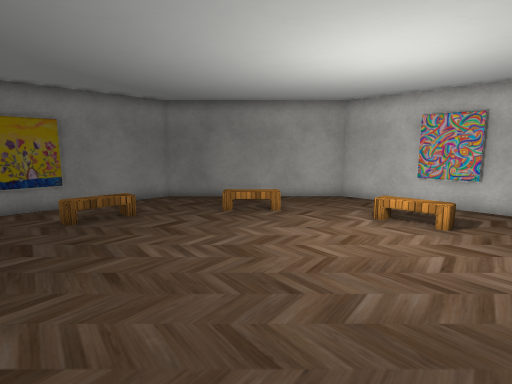
[1] (above)

12 first-person views from a walk through a Unity game level. The camera is 1.5 m above the floor, tilts 8° down and sees 80° across. The floor is counted in squares, 0.6 m on a side. Each view is taken from the middle of a square. On the plan, view 1 faces up. The plan holds only what a view shows up to about 19 squares ahead; the rest is blank. The place goes on beyond the plan. The terrain is drawn as flat ground. The player is left out. Some surface patterns are stand-ins.

[2]
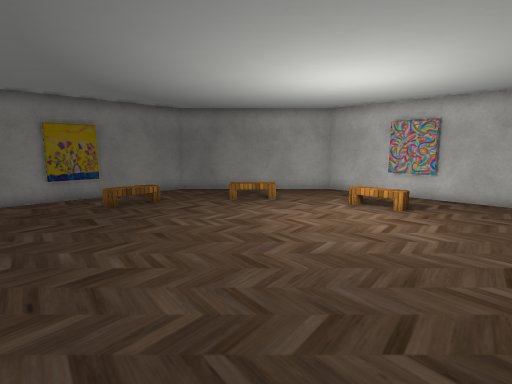

[3]
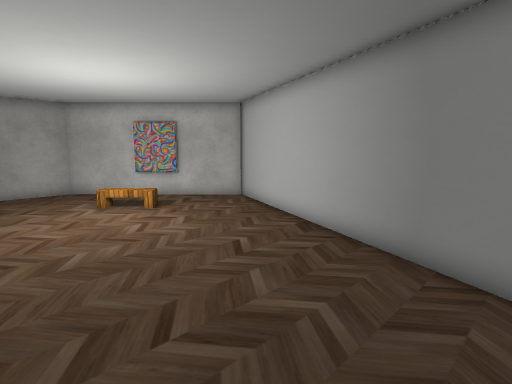

[4]
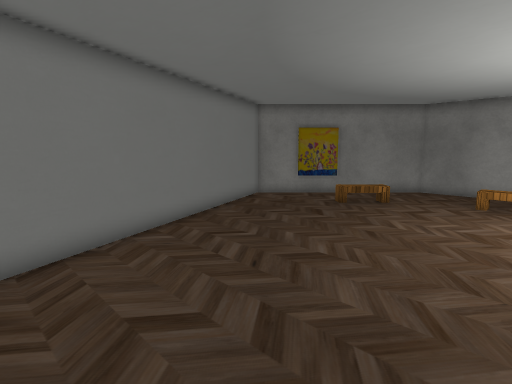

[5]
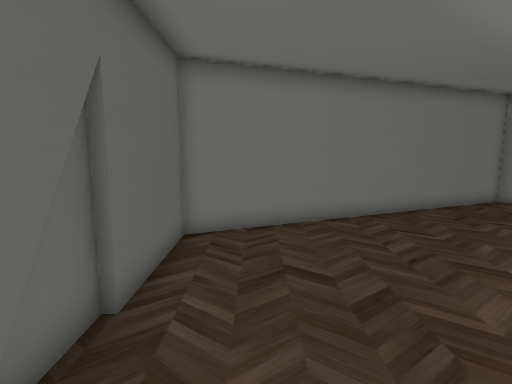

[6]
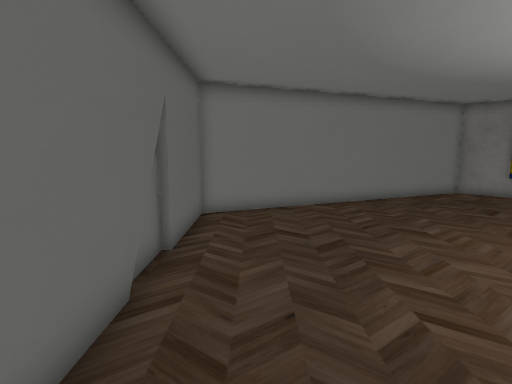

[7]
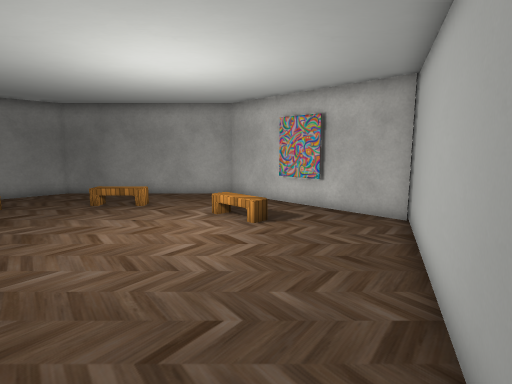

[8]
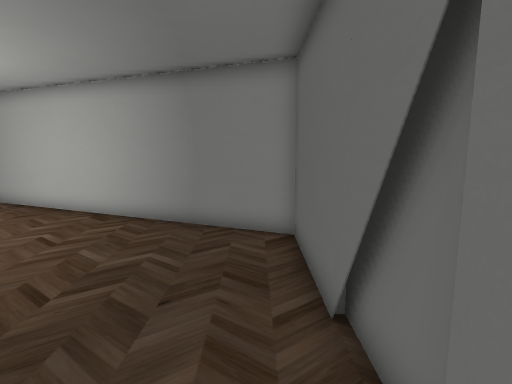

[9]
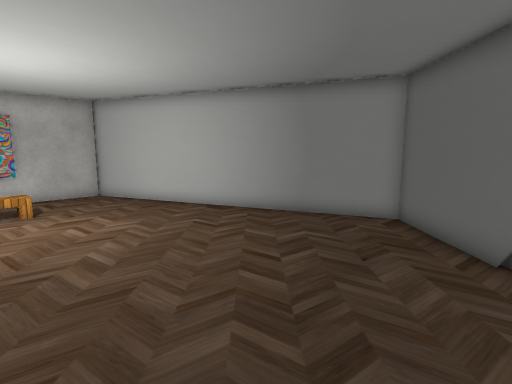

[10]
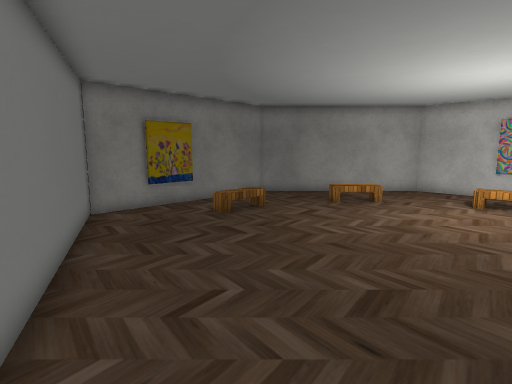

[11]
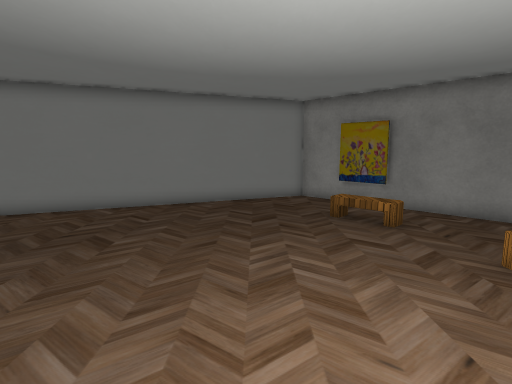

[12]
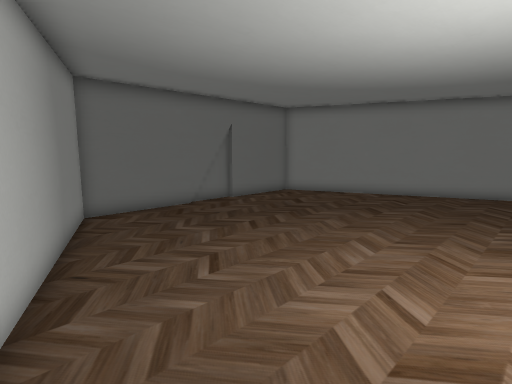

### Floor plan
Key: @ floor where view 1 was taken; # wall or solid block; . floor; O other object.
Columns run from 11 left of view 1 to 11 right of it. Each row starts with its distance up from view 1.
 16      #############
 15     ##...........##
 14    ##.............#
 13    #......OOO.....##
 12   ##...............###
 11 ###..O..........O....##
 10 #................O....#
  9 #.....................#
  8 #.....................#
  7 ##...................##
  6  #...................#
  5  ##.................##
  4   #.................#
  3   #.................#
  2   ##...............##
  1    #...............#
  0    ##......@......##
 -1     #.............#
 -2     #.............#
 -3     ##...........##
 -4      #############

Where each view was taken, in squares from view 1:
view 1: 0 up, 0 right, facing up
view 2: 3 down, 0 right, facing up
view 3: 3 down, 0 right, facing up-right
view 4: 3 down, 1 right, facing up-left
view 5: 2 down, 3 right, facing left
view 6: 2 down, 6 right, facing left
view 7: 1 down, 6 right, facing up
view 8: 3 down, 3 left, facing right
view 9: 1 up, 5 left, facing right
view 10: 2 down, 5 left, facing up
view 11: 7 up, 5 right, facing left
view 12: 8 up, 9 right, facing down-left
